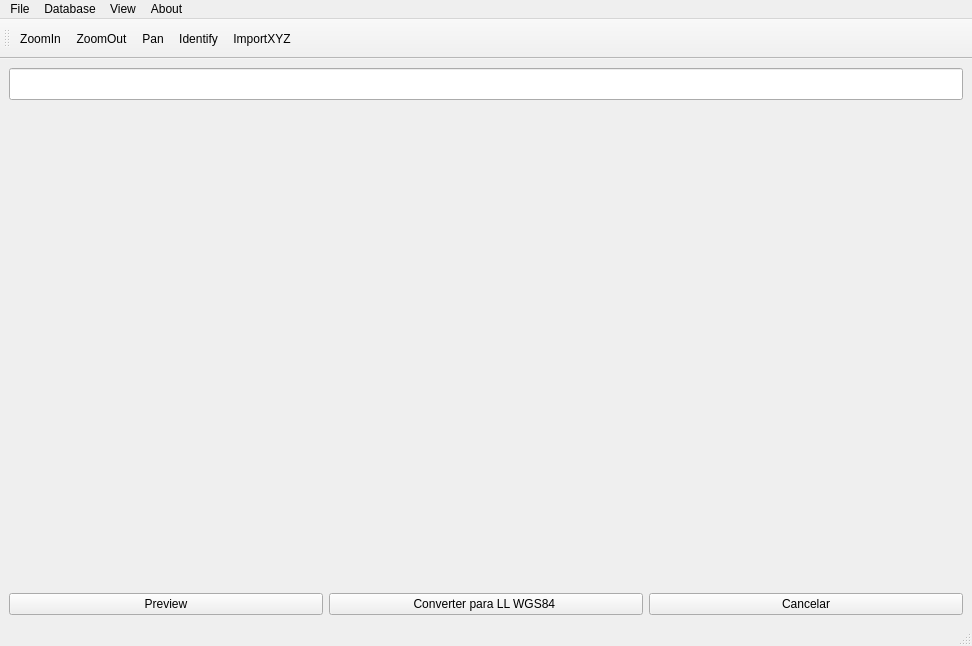
<?xml version="1.0" encoding="UTF-8"?>
<ui version="4.0">
 <class>Main_Window</class>
 <widget class="QMainWindow" name="Main_Window">
  <property name="geometry">
   <rect>
    <x>0</x>
    <y>0</y>
    <width>972</width>
    <height>646</height>
   </rect>
  </property>
  <property name="windowTitle">
   <string>MapX</string>
  </property>
  <widget class="QWidget" name="centralwidget">
   <layout class="QVBoxLayout" name="verticalLayout_2">
    <item>
     <layout class="QVBoxLayout" name="verticalLayout">
      <item>
       <widget class="QLineEdit" name="lineEdit_MapInfo">
        <property name="minimumSize">
         <size>
          <width>0</width>
          <height>32</height>
         </size>
        </property>
       </widget>
      </item>
      <item>
       <widget class="QSplitter" name="splitter">
        <property name="orientation">
         <enum>Qt::Horizontal</enum>
        </property>
        <widget class="QgsMapCanvas" name="widget" native="true">
         <property name="sizePolicy">
          <sizepolicy hsizetype="Expanding" vsizetype="Expanding">
           <horstretch>0</horstretch>
           <verstretch>0</verstretch>
          </sizepolicy>
         </property>
         <property name="minimumSize">
          <size>
           <width>500</width>
           <height>200</height>
          </size>
         </property>
         <property name="maximumSize">
          <size>
           <width>100000</width>
           <height>100000</height>
          </size>
         </property>
         <property name="baseSize">
          <size>
           <width>0</width>
           <height>0</height>
          </size>
         </property>
         <property name="styleSheet">
          <string notr="true">border-color: qlineargradient(spread:pad, x1:0, y1:0, x2:1, y2:0, stop:0 rgba(0, 0, 0, 255), stop:1 rgba(255, 255, 255, 255));</string>
         </property>
         <widget class="QWidget" name="widget_2" native="true">
          <property name="geometry">
           <rect>
            <x>20</x>
            <y>10</y>
            <width>211</width>
            <height>221</height>
           </rect>
          </property>
         </widget>
        </widget>
       </widget>
      </item>
      <item>
       <layout class="QHBoxLayout" name="horizontalLayout">
        <item>
         <widget class="QPushButton" name="pushButton_preview">
          <property name="text">
           <string>Preview</string>
          </property>
         </widget>
        </item>
        <item>
         <widget class="QPushButton" name="pushButton_converte">
          <property name="text">
           <string>Converter para LL WGS84 </string>
          </property>
         </widget>
        </item>
        <item>
         <widget class="QPushButton" name="pushButton_cancel">
          <property name="enabled">
           <bool>true</bool>
          </property>
          <property name="text">
           <string>Cancelar</string>
          </property>
         </widget>
        </item>
       </layout>
      </item>
     </layout>
    </item>
   </layout>
  </widget>
  <widget class="QMenuBar" name="menubar">
   <property name="geometry">
    <rect>
     <x>0</x>
     <y>0</y>
     <width>972</width>
     <height>26</height>
    </rect>
   </property>
   <widget class="QMenu" name="menuFile">
    <property name="title">
     <string>File</string>
    </property>
    <addaction name="actionImportXYZ"/>
    <addaction name="actionExit"/>
   </widget>
   <widget class="QMenu" name="menuView">
    <property name="title">
     <string>View</string>
    </property>
    <addaction name="action_GeoSearch"/>
    <addaction name="actionDataSearch"/>
   </widget>
   <widget class="QMenu" name="menuAbout">
    <property name="title">
     <string>About</string>
    </property>
   </widget>
   <widget class="QMenu" name="menuDatabase">
    <property name="title">
     <string>Database</string>
    </property>
    <addaction name="actionConnect"/>
    <addaction name="actionNew"/>
    <addaction name="actionEdit"/>
   </widget>
   <addaction name="menuFile"/>
   <addaction name="menuDatabase"/>
   <addaction name="menuView"/>
   <addaction name="menuAbout"/>
  </widget>
  <widget class="QStatusBar" name="statusbar"/>
  <widget class="QToolBar" name="toolBar">
   <property name="minimumSize">
    <size>
     <width>0</width>
     <height>40</height>
    </size>
   </property>
   <property name="windowTitle">
    <string>toolBar</string>
   </property>
   <attribute name="toolBarArea">
    <enum>TopToolBarArea</enum>
   </attribute>
   <attribute name="toolBarBreak">
    <bool>false</bool>
   </attribute>
   <addaction name="actionZoomIn"/>
   <addaction name="actionZoomOut"/>
   <addaction name="actionPan"/>
   <addaction name="actionIdentify"/>
   <addaction name="actionImportXYZ"/>
  </widget>
  <action name="actionImportXYZ">
   <property name="icon">
    <iconset resource="resources/resources.qrc">
     <normaloff>:/icons/mActionExplore.png</normaloff>:/icons/mActionExplore.png</iconset>
   </property>
   <property name="text">
    <string>ImportXYZ</string>
   </property>
  </action>
  <action name="actionExit">
   <property name="icon">
    <iconset resource="resources/resources.qrc">
     <normaloff>:/icons/mActionExit.png</normaloff>:/icons/mActionExit.png</iconset>
   </property>
   <property name="text">
    <string>Exit</string>
   </property>
  </action>
  <action name="actionImport">
   <property name="icon">
    <iconset resource="resources/resources.qrc">
     <normaloff>:/icons/mActionExplore.png</normaloff>:/icons/mActionExplore.png</iconset>
   </property>
   <property name="text">
    <string>Importar</string>
   </property>
   <property name="toolTip">
    <string>Importar ficheiro csv</string>
   </property>
  </action>
  <action name="actionPreview">
   <property name="icon">
    <iconset>
     <normaloff>:/icons/Map_icon.png</normaloff>:/icons/Map_icon.png</iconset>
   </property>
   <property name="text">
    <string>Preview</string>
   </property>
   <property name="toolTip">
    <string>Ver mapa dos dados</string>
   </property>
  </action>
  <action name="actionNew">
   <property name="icon">
    <iconset resource="resources/resources.qrc">
     <normaloff>:/icons/mActionNew.png</normaloff>:/icons/mActionNew.png</iconset>
   </property>
   <property name="text">
    <string>New</string>
   </property>
  </action>
  <action name="actionEdit">
   <property name="text">
    <string>Edit</string>
   </property>
  </action>
  <action name="actionConnect">
   <property name="icon">
    <iconset resource="resources/resources.qrc">
     <normaloff>:/icons/mActionZoomOut.png</normaloff>:/icons/mActionZoomOut.png</iconset>
   </property>
   <property name="text">
    <string>Connect</string>
   </property>
  </action>
  <action name="action_GeoSearch">
   <property name="icon">
    <iconset>
     <normaloff>:/icons/witch.png</normaloff>:/icons/witch.png</iconset>
   </property>
   <property name="text">
    <string>GeoSearch</string>
   </property>
  </action>
  <action name="actionDataSearch">
   <property name="icon">
    <iconset>
     <normaloff>:/icons/abob.png</normaloff>:/icons/abob.png</iconset>
   </property>
   <property name="text">
    <string>DataSearch</string>
   </property>
  </action>
  <action name="actionPan">
   <property name="checkable">
    <bool>true</bool>
   </property>
   <property name="icon">
    <iconset resource="resources/resources.qrc">
     <normaloff>:/icons/mActionPan.png</normaloff>:/icons/mActionPan.png</iconset>
   </property>
   <property name="text">
    <string>Pan</string>
   </property>
  </action>
  <action name="actionZoomIn">
   <property name="icon">
    <iconset resource="resources/resources.qrc">
     <normaloff>:/icons/mActionZoomIn.png</normaloff>:/icons/mActionZoomIn.png</iconset>
   </property>
   <property name="text">
    <string>ZoomIn</string>
   </property>
  </action>
  <action name="actionZoomOut">
   <property name="icon">
    <iconset resource="resources/resources.qrc">
     <normaloff>:/icons/mActionZoomOut.png</normaloff>:/icons/mActionZoomOut.png</iconset>
   </property>
   <property name="text">
    <string>ZoomOut</string>
   </property>
  </action>
  <action name="actionIdentify">
   <property name="checkable">
    <bool>true</bool>
   </property>
   <property name="icon">
    <iconset resource="resources/resources.qrc">
     <normaloff>:/icons/mActionIdentify.png</normaloff>:/icons/mActionIdentify.png</iconset>
   </property>
   <property name="text">
    <string>Identify</string>
   </property>
  </action>
 </widget>
 <customwidgets>
  <customwidget>
   <class>QgsMapCanvas</class>
   <extends>QWidget</extends>
   <header>qgis.gui</header>
   <container>1</container>
  </customwidget>
 </customwidgets>
 <resources>
  <include location="resources/resources.qrc"/>
 </resources>
 <connections>
  <connection>
   <sender>actionExit</sender>
   <signal>triggered()</signal>
   <receiver>Main_Window</receiver>
   <slot>close()</slot>
   <hints>
    <hint type="sourcelabel">
     <x>-1</x>
     <y>-1</y>
    </hint>
    <hint type="destinationlabel">
     <x>242</x>
     <y>341</y>
    </hint>
   </hints>
  </connection>
  <connection>
   <sender>pushButton_cancel</sender>
   <signal>clicked()</signal>
   <receiver>Main_Window</receiver>
   <slot>close()</slot>
   <hints>
    <hint type="sourcelabel">
     <x>420</x>
     <y>638</y>
    </hint>
    <hint type="destinationlabel">
     <x>475</x>
     <y>-10</y>
    </hint>
   </hints>
  </connection>
 </connections>
</ui>
